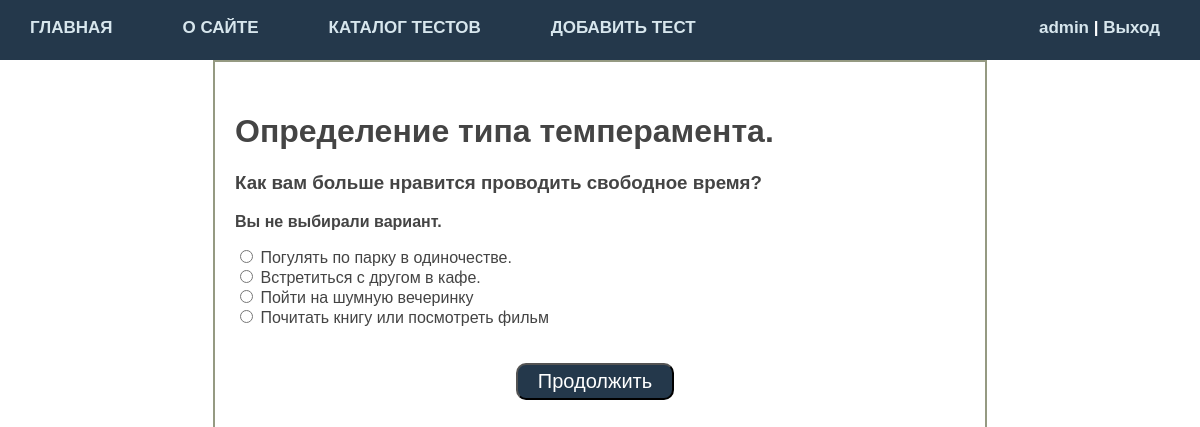
The app's page /14/test/28/vote/ (signed in) with its own data.
### main/models.py (models this page shows, shortened)
class Tests(models.Model):
    title = models.CharField(max_length=250, verbose_name="Название теста")  # Названия теста
    review = models.TextField(blank=True, verbose_name="Отписание теста")  # Описания теста
    manual = models.TextField(blank=True,
                              verbose_name="Инструкция по выполеннию теста")  # Инструкции по прохождению теста
    number_of_questions = models.PositiveIntegerField(
        verbose_name="Количество вопросов в тесте")  # Количества вопросов в тесте
    number_of_сhoice = models.PositiveIntegerField(
        verbose_name="Количество вариантов ответа")  # Количества вариантов ответа
    time_create = models.DateTimeField(auto_now_add=True)
    time_update = models.DateTimeField(auto_now=True)
    category_key = models.ForeignKey('Categories', on_delete=models.PROTECT, null=True, verbose_name="Категория")
    author = models.ForeignKey(get_user_model(), on_delete=models.SET_NULL, related_name='author_test', null=True,
                               default=None, verbose_name="Автор")
    is_published = models.BooleanField(default=True)  # Отметка о публикации
    class Meta:  # Задаем настройки отображения модел в понели администратора.
        verbose_name = 'Тесты'  # Задаем отображение имени модели в единственном числе.
        verbose_name_plural = 'Тесты'  # Задаем отображение имени модели во множественном числе.

class Questions(models.Model):
    test_key = models.ForeignKey('Tests', on_delete=models.PROTECT, null=True)
    question_ordinal = models.PositiveIntegerField(verbose_name="Порядковый номер")  # Порядковый номер вопроса
    question_text = models.TextField(blank=True, verbose_name="Текст вопроса")  # Текст вопроса

class Choice(models.Model):  # Модель вариантов ответа
    question_key = models.ForeignKey(Questions, on_delete=models.CASCADE)  # Ключ связки с моделью вопросов
    test_key = models.ForeignKey(Tests, on_delete=models.CASCADE)
    choice_text = models.CharField(max_length=200, verbose_name="Вариант ответа")  # Текст варианта ответа
    choice_ordinal = models.PositiveIntegerField(verbose_name="Порядковый номер")
    ball = models.IntegerField(default=0, verbose_name="Балл за ответ")  # Балл ответа

### main/views.py (the view, shortened to what this page needs)
# urls.py: path('<int:test_id>/test/<int:question_id>/vote/', vote, name='vote'), # Прохождение теста
@login_required
def vote(request, test_id, question_id):
    test = get_object_or_404(Tests, pk=test_id)
    question = test.questions_set.get(pk=question_id)
    first_question = test.questions_set.get(question_ordinal=1)
    first_question_id = first_question.id
    key = question.test_key
    new_question_id = question_id + 1
    number_of_questions = test.number_of_questions
    try:
        selected_choice = question.choice_set.get(pk=request.POST['choice'])
    except (KeyError, Choice.DoesNotExist):
        return render(request, 'main/detail.html', {
            'test_id': test_id,
            'question_id': question_id,
            'test': test,
            'question': question,
            'error_message': "Вы не выбирали вариант.",
        })

### user/context_processors.py (called while the page is built)
def get_menu(request):
    return {'upper_menu': menu}

### main/templates/main/detail.html (shortened to what this page needs)
{% extends 'main/base.html' %}
{% block content_main %}
<div class="test_content">
<h1>{{ test.title }}</h1>
<h3>{{ question.question_text }}</h3>
{% if error_message %}<p><strong>{{ error_message }}</strong></p>{% endif %}
<form action="{% url 'vote' test.id question.id %}" method="post">
{% for choice in question.choice_set.all %}
    <input type="radio" name="choice" id="choice{{ forloop.counter }}" value="{{ choice.id }}">
    <label for="choice{{ forloop.counter }}">{{ choice.choice_text }}</label><br>
{% endfor %}
<br><br>
<div class="button-wrapper">
<button type="submit" class="button_test" name="button">Продолжить</button>
</div>
</form>
</div>
{% endblock %}

### main/templates/main/base.html (shortened to what this page needs)
{% load static %}
<!DOCTYPE html>
<html lang="en">
<head>
    <link type="text/css" href="{% static 'main/css/styles.css' %}" rel="stylesheet" />
</head>
<body>
<table class="table-page" border=0 cellpadding="0" cellspacing="0">
<tr><td valign=top>
{% block upper_menu %}
		<div class="header">
			<ul id="upper_menu" class="upper_menu">
{% for m in upper_menu %}
			<li><a href="{% url m.url_name %}">{{m.title}}</a></li>
{% endfor %}
{% if user.is_authenticated %}
			<li class="last"><a href="{%url 'user:user_office' request.user.username %}">{{user.username}} </a>| <a href="{% url 'user:logout' %}"> Выход </a></li>
{% else %}
            <li class="last"><a href="{% url 'user:registration' %}"> Регистрация </a> | <a href="{% url 'user:login' %}"> Вход </a></li>
{% endif %}
			</ul>
		</div>
{% endblock %}
{% block content_main %}
{% endblock %}
</table>
</body>
</html>

### main/static/main/css/styles.css (style rules this page uses)
html, body { font-family: 'Arial'; margin: 0; padding: 0; height: 100%; width: 100%; color: #444; }
a { color: #0059b2; text-decoration: none; }
.table-page { width: 100%; height: 100%; vertical-align: top; }
.table-page tr { height: 100%; }
.header { background: #24384b; height: 60px; }
ul.upper_menu { list-style: none; margin: 0; padding: 0; height: 60px; color: #ffffff; font-size: 17px; font-weight: 700; overflow: hidden; font-family: 'Arial'; }
ul.upper_menu li { float: left; margin: 18px 40px 0 30px; }
ul.upper_menu li.last { float: right; }
ul.upper_menu li a { color: #d7e6ed; text-decoration: none; }
button.button_test { background: #24384b; max-width: 500px; margin: 0px 10px ; padding: 5px 20px 5px 20px; border-radius: 10px; font-size: 20px; color: #ffffff; cursor: pointer; }
.button-wrapper { display: flex; justify-content: center; }
.test_content { width: 60%; margin-left: auto; margin-right: auto; border: 2px solid #959a82; background-color: #FFFFFF; padding: 30px 30px 30px 20px; min-height: 100%; }

### records on screen
Tests: title "Определение типа темперамента."
Questions: question_text "Как вам больше нравится проводить свободное время?"
Choice: choice_text "Погулять по парку в одиночестве."
Choice: choice_text "Встретиться с другом в кафе."
Choice: choice_text "Пойти на шумную вечеринку"
Choice: choice_text "Почитать книгу или посмотреть фильм"

### other values on screen
{{ m.title }} "ГЛАВНАЯ" "О САЙТЕ" "КАТАЛОГ ТЕСТОВ" "ДОБАВИТЬ ТЕСТ"
{{ user.username }} "admin"
{{ error_message }} "Вы не выбирали вариант."
